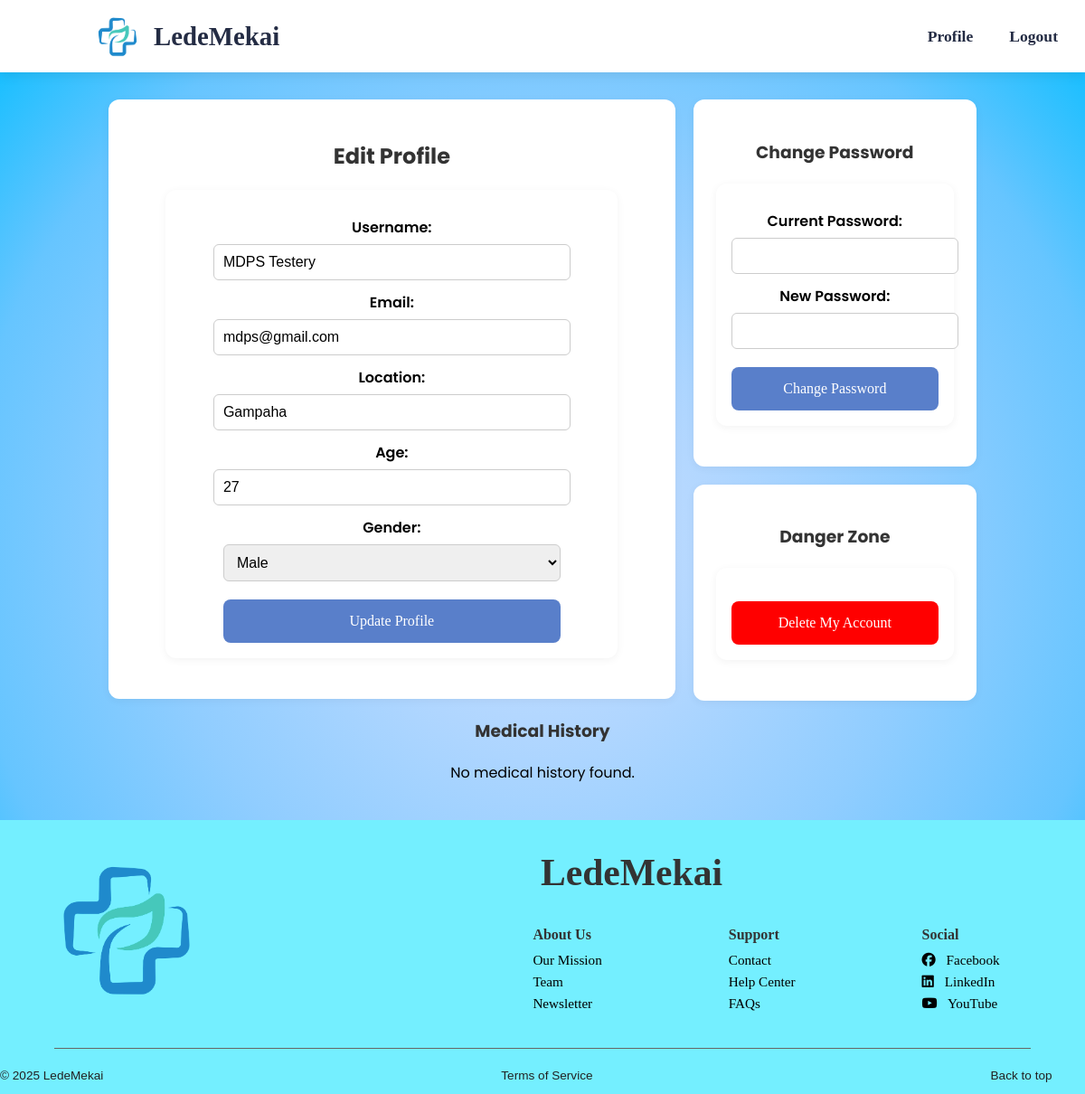
Page /profile (signed in) on the earlier database version.
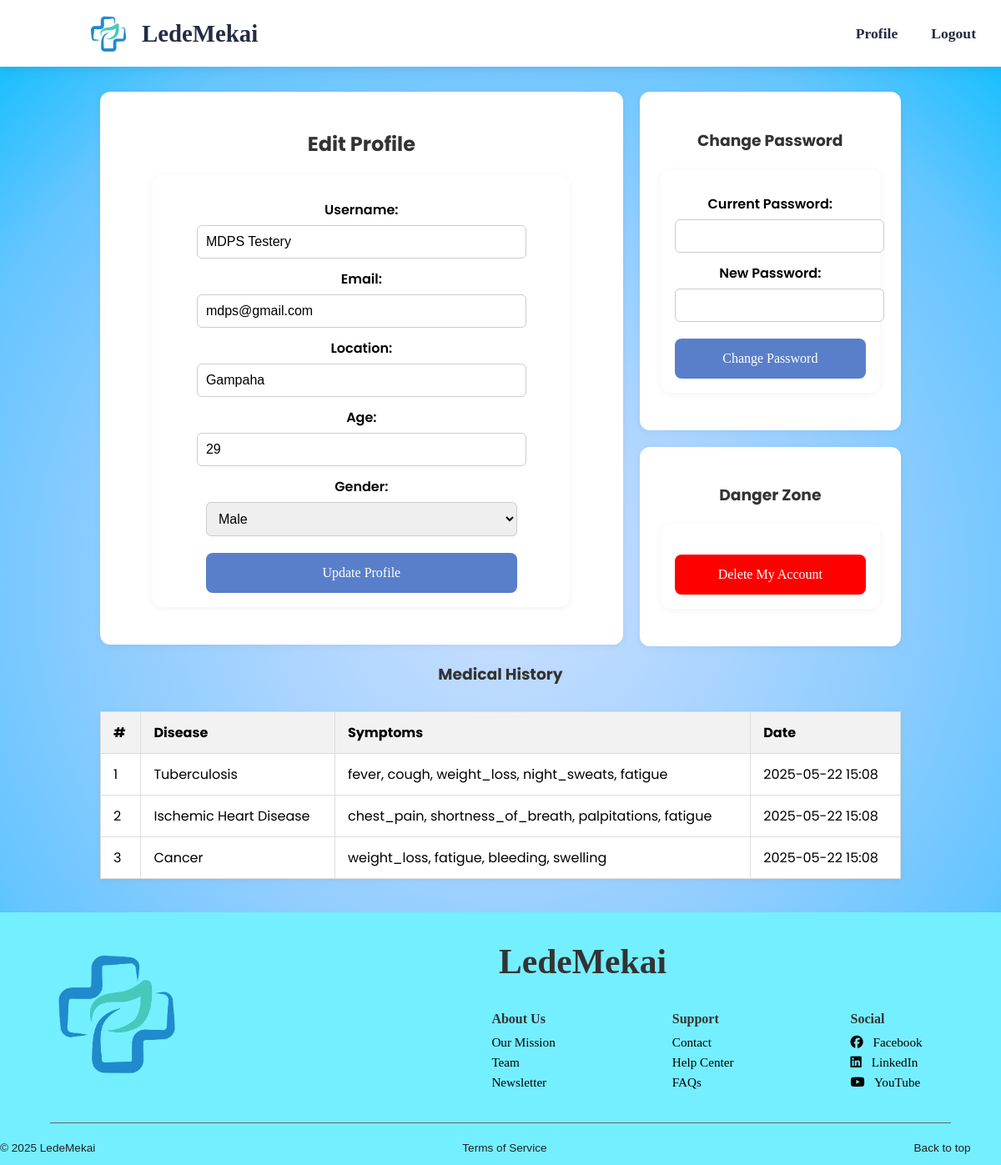
Same page on the later database version.
### app.py (models this page shows, shortened)
class User(db.Model):
    id = db.Column(db.Integer, primary_key=True)
    username = db.Column(db.String(100), unique=True, nullable=False)
    email = db.Column(db.String(100), unique=True, nullable=False)
    password_hash = db.Column(db.String(128), nullable=False)
    location = db.Column(db.String(100), nullable=True)
    age = db.Column(db.Integer, nullable=True)
    gender = db.Column(db.String(10), nullable=True)

class MedicalHistory(db.Model):
    id = db.Column(db.Integer, primary_key=True)
    user_id = db.Column(db.Integer, db.ForeignKey('user.id'), nullable=False)
    disease = db.Column(db.String(100), nullable=False)
    symptoms_json = db.Column(db.Text, nullable=False)
    date = db.Column(db.DateTime, default=datetime.utcnow)

### app.py (the view)
@app.route('/profile')
def profile():
    user_id = session.get('user_id')
    if not user_id:
        return redirect(url_for('login'))
    user = User.query.get(user_id)
    history = MedicalHistory.query.filter_by(user_id=user_id).order_by(MedicalHistory.date.desc()).all()
    for rec in history:
        try:
            rec.symptoms = json.loads(rec.symptoms_json)
        except:
            rec.symptoms = {}
    return render_template('profile.html', user=user, history=history)

### templates/profile.html (shortened to what this page needs)
{% extends "layout.html" %}
{% block head_extras %}
<link rel="stylesheet" href="{{ url_for('static', filename='profile.css') }}">
{% endblock %}
{% block content %}
<div class="profile-container">
  <div class="profile-grid">
    <section class="profile-card wide">
      <h2>Edit Profile</h2>
      <form method="POST" action="/update_profile">
        <label for="username">Username:</label>
        <input type="text" id="username" name="username" value="{{ user.username }}" required>
        <label for="email">Email:</label>
        <input type="email" id="email" name="email" value="{{ user.email }}" required>
        <label for="location">Location:</label>
        <input type="text" id="location" name="location" value="{{ user.location }}">
        <label for="age">Age:</label>
        <input type="number" id="age" name="age" value="{{ user.age }}">
        <label for="gender">Gender:</label>
        <select name="gender" id="gender" required>
          <option value="1" {% if user.gender == 1 %}selected{% endif %}>Male</option>
        </select>
        <button type="submit">Update Profile</button>
      </form>
    </section>
    <div class="profile-right">
      <section class="profile-card">
        <h3>Change Password</h3>
        <form method="POST" action="/change_password">
          <label for="current_password">Current Password:</label>
          <input type="password" id="current_password" name="current_password" required>
          <label for="new_password">New Password:</label>
          <input type="password" id="new_password" name="new_password" required>
          <button type="submit">Change Password</button>
        </form>
      </section>
      <section class="profile-card">
        <h3>Danger Zone</h3>
        <form method="POST" ion="/dactelete_profile" onsubmit="return confirm('Are you sure you want to delete your account? This cannot be undone.')">
          <button type="submit" style="background-color: red; color: white;">Delete My Account</button>
        </form>
      </section>
    </div>
  </div>
  <section class="profile-section">
    <h3>Medical History</h3>
    {% if history %}
      <div class="table-wrapper">
        <table>
          <tr>
            <th>#</th>
            <th>Disease</th>
            <th>Symptoms</th>
            <th>Date</th>
          </tr>
          {% for record in history %}
          <tr>
            <td>{{ loop.index }}</td>
            <td>{{ record.disease }}</td>
            <td>
              {% for symptom, present in record.symptoms.items() %}
                {% if present == 1 %}
                  {{ symptom }}{% if not loop.last %}, {% endif %}
                {% endif %}
              {% endfor %}
            </td>
            <td>{{ record.date.strftime('%Y-%m-%d %H:%M') }}</td>
          </tr>
          {% endfor %}
        </table>
      </div>
    {% else %}
      <p>No medical history found.</p>
    {% endif %}
  </section>
</div>
{% endblock %}

Differences in the rows shown:
changed User "MDPS Testery": age "27" → "29"
added MedicalHistory: disease "Tuberculosis", symptoms "fever" "cough" "weight_loss" "night_sweats" "fatigue", date "2025-05-22 15:08"
added MedicalHistory: disease "Ischemic Heart Disease", symptoms "chest_pain" "shortness_of_breath" "palpitations" "fatigue", date "2025-05-22 15:08"
added MedicalHistory: disease "Cancer", symptoms "weight_loss" "fatigue" "bleeding" "swelling", date "2025-05-22 15:08"
Other differences:
text no longer shown: "No medical history found."
text now shown: "# Disease Symptoms Date"
